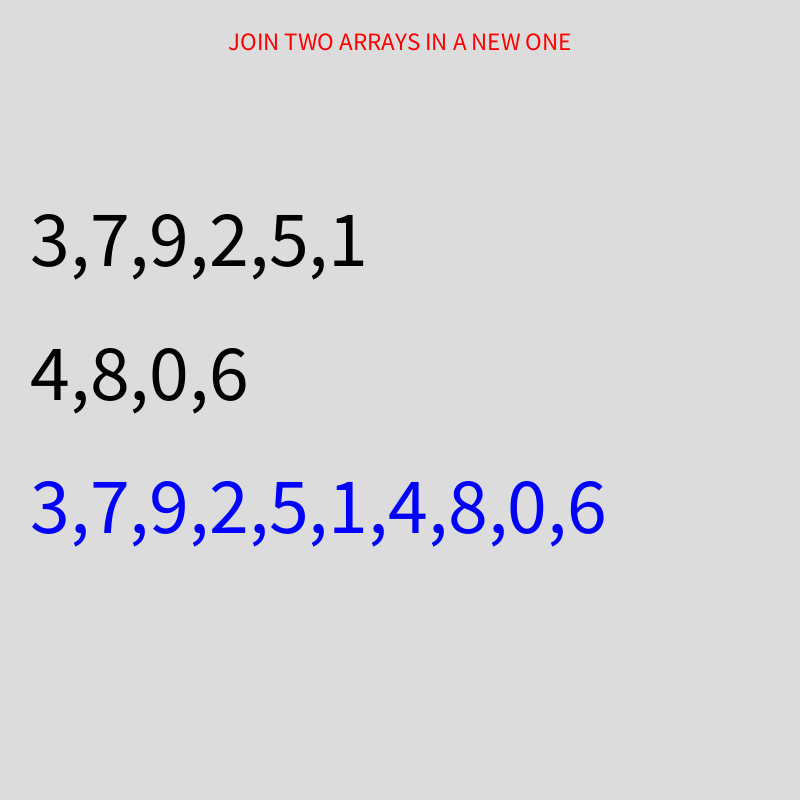
Frame 1 (no input)
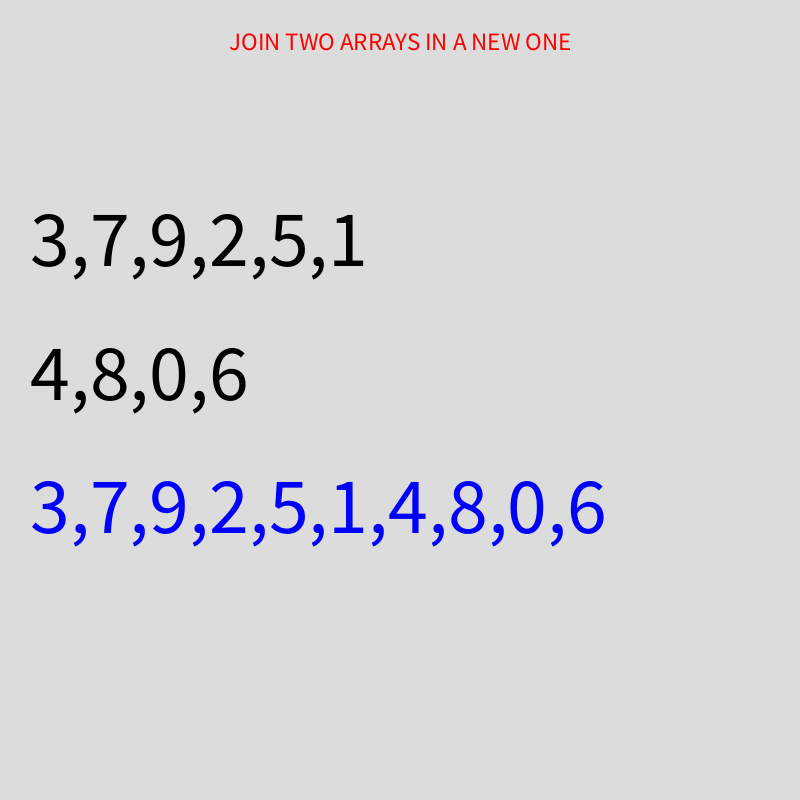
Frame 60 (the mouse pressed at the canvas centre just before this capture)
Frame 120 (the mouse held since frame 60 and released just before this capture): identical to frame 60, image omitted

The Processing sketch that drew these frames (run headless with seeded random() and noise(); from frame 60 on, the mouse is pressed at the canvas centre):

// Processing sketch: arrayJoin2Arrays
// ── arrayJoin2Arrays.pde

// Two input arrays
int[] nums1 = { 3, 7, 9, 2, 5, 1 };
int[] nums2 = { 4, 8, 0, 6 };


// Output array
int[] nums3;


void setup() {
  size(800, 800);
  
  // Lengths of the 2 input arrays
  int n1 = nums1.length;
  int n2 = nums2.length;
   
  // Length of the output array
  int n3 = n1 + n2;
  
  // Creates the output array with the corresponding length.
  nums3 = new int[n3];
  
  //Join the two input arrays in the output array
  for(int i=0;i<n1;i++){
    int value = nums1[i];
    nums3[i] = value;
  }
  for(int i=0;i<n2;i++){
    int value = nums2 [i];
    nums3[n1+i] = value;
  }
  
  println("OUTPUT ARRAY:");
  printArray(nums3);
}

void draw() {
  
  background(220);
  
  fill(255,0,0); textSize(25); textAlign(CENTER);
  text("JOIN TWO ARRAYS IN A NEW ONE", width/2,50);
  
  displayArrayContent(nums1, 30, height/3, color(0));
  displayArrayContent(nums2, 30, height/2, color(0));
  displayArrayContent(nums3, 30, 2*height/3, color(0,0,255));
  
}

void displayArrayContent(int[] a, int x, int y, color c){
  
  String txt="";
  
  for(int i=0; i<a.length; i++){
    int value = a[i];
    txt +=value;
    if(i<a.length-1){
      txt+=",";
    }
  }
  
  fill(c);
  textSize(80);
  textAlign(LEFT);
  text(txt, x, y);
}
